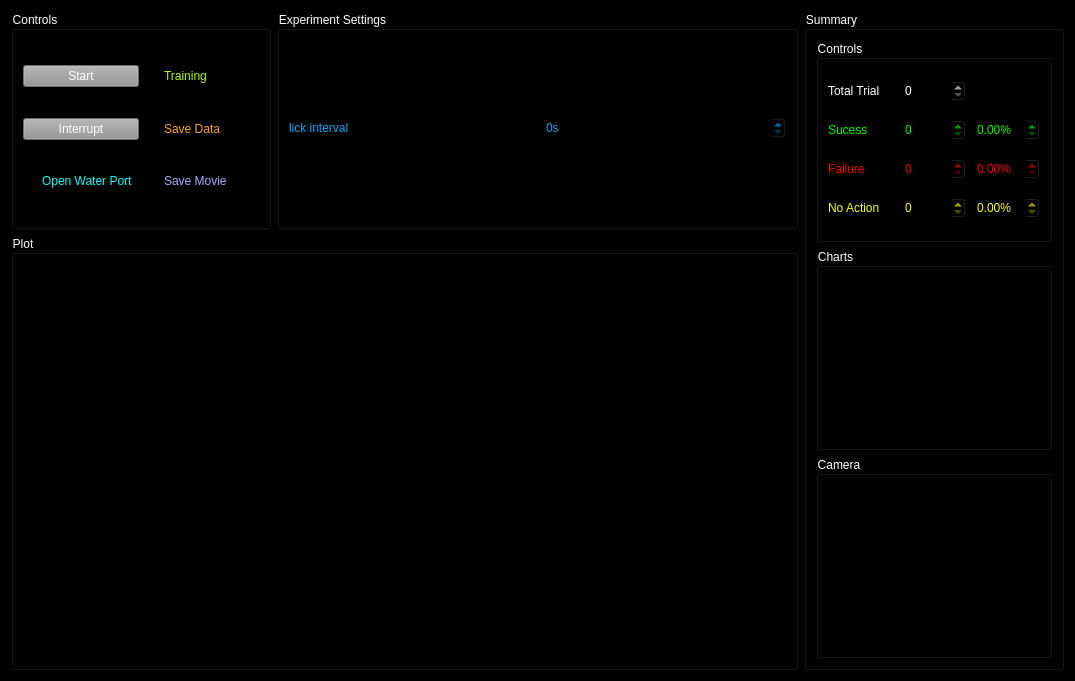
<?xml version="1.0" encoding="UTF-8"?>
<ui version="4.0">
 <class>Form</class>
 <widget class="QWidget" name="Form">
  <property name="geometry">
   <rect>
    <x>0</x>
    <y>0</y>
    <width>1075</width>
    <height>681</height>
   </rect>
  </property>
  <property name="windowTitle">
   <string>Form</string>
  </property>
  <property name="autoFillBackground">
   <bool>false</bool>
  </property>
  <property name="styleSheet">
   <string notr="true">background-color: rgb(0, 0, 0);</string>
  </property>
  <layout class="QGridLayout" name="gridLayout_2" rowstretch="0,0,0">
   <item row="0" column="3" rowspan="3">
    <widget class="QGroupBox" name="summary_groupBox">
     <property name="sizePolicy">
      <sizepolicy hsizetype="Preferred" vsizetype="Preferred">
       <horstretch>0</horstretch>
       <verstretch>0</verstretch>
      </sizepolicy>
     </property>
     <property name="minimumSize">
      <size>
       <width>200</width>
       <height>0</height>
      </size>
     </property>
     <property name="maximumSize">
      <size>
       <width>400</width>
       <height>16777215</height>
      </size>
     </property>
     <property name="styleSheet">
      <string notr="true">color: rgb(255, 255, 255);</string>
     </property>
     <property name="title">
      <string>Summary</string>
     </property>
     <layout class="QVBoxLayout" name="verticalLayout_7">
      <item>
       <widget class="QGroupBox" name="control_1groupBox_2">
        <property name="styleSheet">
         <string notr="true">color: rgb(255, 255, 255);</string>
        </property>
        <property name="title">
         <string>Controls</string>
        </property>
        <layout class="QGridLayout" name="gridLayout_4">
         <item row="1" column="1">
          <widget class="QDoubleSpinBox" name="num_of_success_doubleSpinBox">
           <property name="enabled">
            <bool>true</bool>
           </property>
           <property name="styleSheet">
            <string notr="true">color: rgb(0, 255, 0)</string>
           </property>
           <property name="decimals">
            <number>0</number>
           </property>
          </widget>
         </item>
         <item row="0" column="0">
          <widget class="QLabel" name="label_20">
           <property name="styleSheet">
            <string notr="true">color: rgb(255, 255, 255);</string>
           </property>
           <property name="text">
            <string>Total Trial</string>
           </property>
          </widget>
         </item>
         <item row="1" column="2">
          <widget class="QDoubleSpinBox" name="success_percent_doubleSpinBox">
           <property name="enabled">
            <bool>true</bool>
           </property>
           <property name="styleSheet">
            <string notr="true">color: rgb(0, 255, 0)</string>
           </property>
           <property name="suffix">
            <string>%</string>
           </property>
           <property name="decimals">
            <number>2</number>
           </property>
          </widget>
         </item>
         <item row="2" column="1">
          <widget class="QDoubleSpinBox" name="num_of_failure_doubleSpinBox">
           <property name="enabled">
            <bool>true</bool>
           </property>
           <property name="styleSheet">
            <string notr="true">color:rgb(255, 0, 0)</string>
           </property>
           <property name="decimals">
            <number>0</number>
           </property>
          </widget>
         </item>
         <item row="2" column="2">
          <widget class="QDoubleSpinBox" name="failure_percent_doubleSpinBox">
           <property name="enabled">
            <bool>true</bool>
           </property>
           <property name="styleSheet">
            <string notr="true">color:rgb(255, 0, 0)</string>
           </property>
           <property name="suffix">
            <string>%</string>
           </property>
           <property name="decimals">
            <number>2</number>
           </property>
          </widget>
         </item>
         <item row="1" column="0">
          <widget class="QLabel" name="label_21">
           <property name="styleSheet">
            <string notr="true">color: rgb(0, 255, 0)</string>
           </property>
           <property name="text">
            <string>Sucess</string>
           </property>
          </widget>
         </item>
         <item row="3" column="0">
          <widget class="QLabel" name="label_24">
           <property name="styleSheet">
            <string notr="true">color:rgb(255, 255, 0)</string>
           </property>
           <property name="text">
            <string>No Action</string>
           </property>
          </widget>
         </item>
         <item row="2" column="0">
          <widget class="QLabel" name="label_23">
           <property name="styleSheet">
            <string notr="true">color:rgb(255, 0, 0)</string>
           </property>
           <property name="text">
            <string>Failure</string>
           </property>
          </widget>
         </item>
         <item row="3" column="2">
          <widget class="QDoubleSpinBox" name="no_action_percent_doubleSpinBox">
           <property name="enabled">
            <bool>true</bool>
           </property>
           <property name="styleSheet">
            <string notr="true">color:rgb(255, 255, 0)</string>
           </property>
           <property name="suffix">
            <string>%</string>
           </property>
           <property name="decimals">
            <number>2</number>
           </property>
          </widget>
         </item>
         <item row="3" column="1">
          <widget class="QDoubleSpinBox" name="num_of_no_action_doubleSpinBox">
           <property name="enabled">
            <bool>true</bool>
           </property>
           <property name="styleSheet">
            <string notr="true">color:rgb(255, 255, 0)</string>
           </property>
           <property name="decimals">
            <number>0</number>
           </property>
          </widget>
         </item>
         <item row="0" column="1">
          <widget class="QDoubleSpinBox" name="num_of_trial_doubleSpinBox">
           <property name="enabled">
            <bool>true</bool>
           </property>
           <property name="styleSheet">
            <string notr="true">color: rgb(255, 255, 255);</string>
           </property>
           <property name="decimals">
            <number>0</number>
           </property>
          </widget>
         </item>
        </layout>
       </widget>
      </item>
      <item>
       <widget class="QGroupBox" name="aux_plot_groupBox">
        <property name="sizePolicy">
         <sizepolicy hsizetype="Preferred" vsizetype="Preferred">
          <horstretch>0</horstretch>
          <verstretch>0</verstretch>
         </sizepolicy>
        </property>
        <property name="minimumSize">
         <size>
          <width>200</width>
          <height>0</height>
         </size>
        </property>
        <property name="maximumSize">
         <size>
          <width>400</width>
          <height>16777215</height>
         </size>
        </property>
        <property name="styleSheet">
         <string notr="true">color: rgb(255, 255, 255);</string>
        </property>
        <property name="title">
         <string>Charts</string>
        </property>
        <layout class="QVBoxLayout" name="verticalLayout"/>
       </widget>
      </item>
      <item>
       <widget class="QGroupBox" name="camera_groupBox">
        <property name="minimumSize">
         <size>
          <width>0</width>
          <height>0</height>
         </size>
        </property>
        <property name="styleSheet">
         <string notr="true">color: rgb(255, 255, 255);</string>
        </property>
        <property name="title">
         <string>Camera</string>
        </property>
        <layout class="QVBoxLayout" name="verticalLayout_2"/>
       </widget>
      </item>
     </layout>
    </widget>
   </item>
   <item row="0" column="0">
    <widget class="QGroupBox" name="controls_groupBox">
     <property name="styleSheet">
      <string notr="true">color: rgb(255, 255, 255);</string>
     </property>
     <property name="title">
      <string>Controls</string>
     </property>
     <layout class="QGridLayout" name="gridLayout">
      <item row="2" column="0">
       <widget class="QPushButton" name="interrupt_pushButton">
        <property name="styleSheet">
         <string notr="true">color: rgb(255, 255, 255);
background-color: rgb(148, 148, 148);</string>
        </property>
        <property name="text">
         <string>Interrupt</string>
        </property>
       </widget>
      </item>
      <item row="1" column="0">
       <widget class="QPushButton" name="start_pushButton">
        <property name="styleSheet">
         <string notr="true">color: rgb(255, 255, 255);
background-color: rgb(148, 148, 148);</string>
        </property>
        <property name="text">
         <string>Start</string>
        </property>
       </widget>
      </item>
      <item row="2" column="1">
       <widget class="QCheckBox" name="save_h5_checkBox">
        <property name="styleSheet">
         <string notr="true">color:rgb(255, 170, 0)</string>
        </property>
        <property name="text">
         <string>Save Data</string>
        </property>
       </widget>
      </item>
      <item row="1" column="1">
       <widget class="QCheckBox" name="train_checkBox">
        <property name="styleSheet">
         <string notr="true">color: rgb(170, 255, 0)</string>
        </property>
        <property name="text">
         <string>Training</string>
        </property>
       </widget>
      </item>
      <item row="3" column="1">
       <widget class="QCheckBox" name="save_movie_checkBox">
        <property name="styleSheet">
         <string notr="true">color:rgb(170, 170, 255)</string>
        </property>
        <property name="text">
         <string>Save Movie</string>
        </property>
       </widget>
      </item>
      <item row="3" column="0">
       <widget class="QCheckBox" name="water_on_checkBox">
        <property name="styleSheet">
         <string notr="true">color: rgb(0, 255, 255);
selection-color: rgb(0, 0, 255);</string>
        </property>
        <property name="text">
         <string>Open Water Port</string>
        </property>
       </widget>
      </item>
     </layout>
    </widget>
   </item>
   <item row="1" column="0" rowspan="2" colspan="3">
    <widget class="QGroupBox" name="plot_groupBox">
     <property name="minimumSize">
      <size>
       <width>0</width>
       <height>0</height>
      </size>
     </property>
     <property name="styleSheet">
      <string notr="true">color: rgb(255, 255, 255);</string>
     </property>
     <property name="title">
      <string>Plot</string>
     </property>
     <layout class="QVBoxLayout" name="verticalLayout_3"/>
    </widget>
   </item>
   <item row="0" column="1" colspan="2">
    <widget class="QGroupBox" name="control_1groupBox">
     <property name="styleSheet">
      <string notr="true">color: rgb(255, 255, 255);</string>
     </property>
     <property name="title">
      <string>Experiment Settings</string>
     </property>
     <property name="checkable">
      <bool>false</bool>
     </property>
     <layout class="QGridLayout" name="gridLayout_3">
      <item row="0" column="0">
       <widget class="QLabel" name="label_15">
        <property name="styleSheet">
         <string notr="true">color: rgb(0, 170, 255)</string>
        </property>
        <property name="text">
         <string>lick interval</string>
        </property>
       </widget>
      </item>
      <item row="0" column="1">
       <widget class="QDoubleSpinBox" name="lick_interval_doubleSpinBox">
        <property name="styleSheet">
         <string notr="true">color: rgb(0, 170, 255)</string>
        </property>
        <property name="suffix">
         <string>s</string>
        </property>
        <property name="decimals">
         <number>0</number>
        </property>
       </widget>
      </item>
     </layout>
    </widget>
   </item>
  </layout>
 </widget>
 <resources/>
 <connections/>
</ui>
